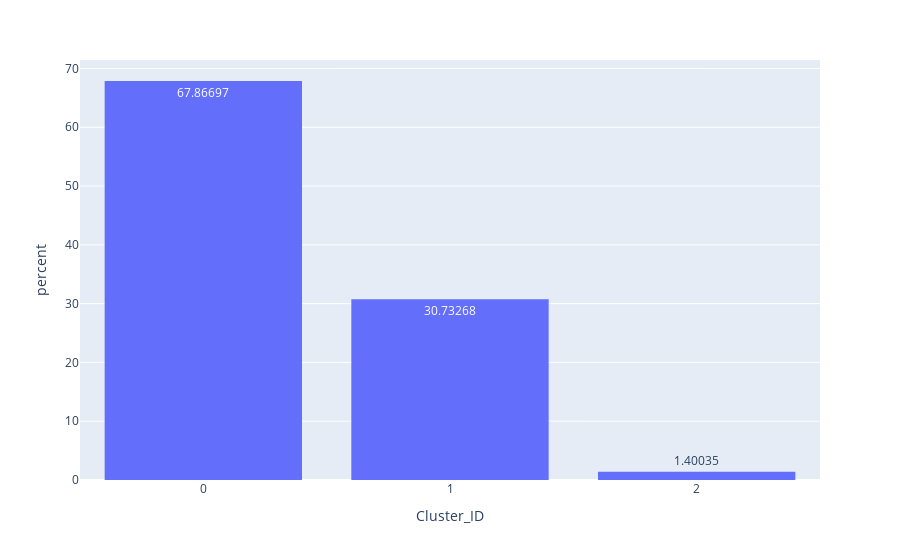

Notebook source saved alongside this figure:
### Code cell
from plotly.offline import init_notebook_mode
init_notebook_mode(connected = True)
import plotly.express as px


fig = px.histogram(in_dt1, x="Cluster_ID", nbins=3, text_auto=True, histnorm='percent')
fig.update_layout(bargap=0.2)
fig.update_xaxes(dtick=1)
fig.show()

### Figure 1 — Plotly figure (JSON) as saved in the notebook; plotly's stock layout.template omitted (floating-point values rounded to 4 significant figures; data arrays with more than 128 entries replaced by an {"elided": "..."} marker saying what was removed)
{"data": [{"alignmentgroup": "True", "bingroup": "x", "histnorm": "percent", "hovertemplate": "Cluster_ID=%{x}<br>percent=%{y}<extra></extra>", "legendgroup": "", "marker": {"color": "#636efa", "pattern": {"shape": ""}}, "name": "", "nbinsx": 3, "offsetgroup": "", "orientation": "v", "showlegend": false, "texttemplate": "%{value}", "type": "histogram", "x": {"elided": "3999 int values"}, "xaxis": "x", "yaxis": "y"}], "layout": {"bargap": 0.2, "barmode": "relative", "legend": {"tracegroupgap": 0}, "margin": {"t": 60}, "xaxis": {"anchor": "y", "domain": [0, 1], "dtick": 1, "title": {"text": "Cluster_ID"}}, "yaxis": {"anchor": "x", "domain": [0, 1], "title": {"text": "percent"}}}}
